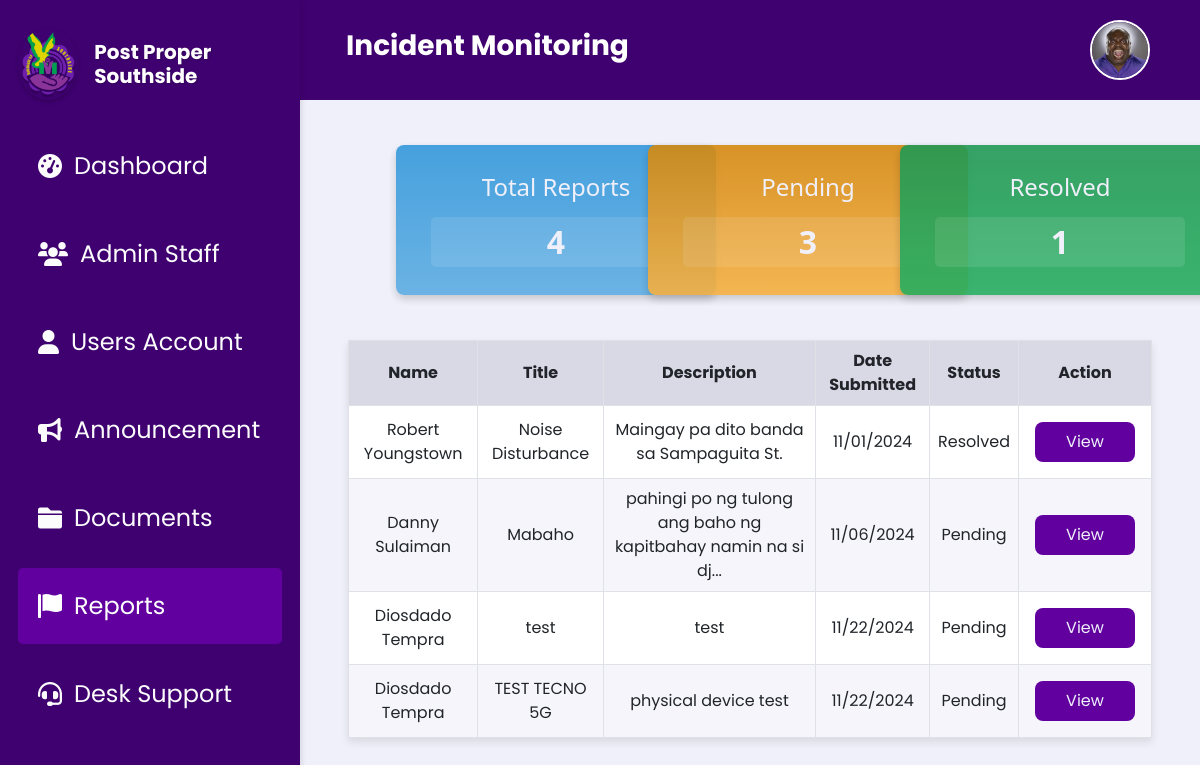
/reports.php (signed in), run on an earlier commit of the app's database.
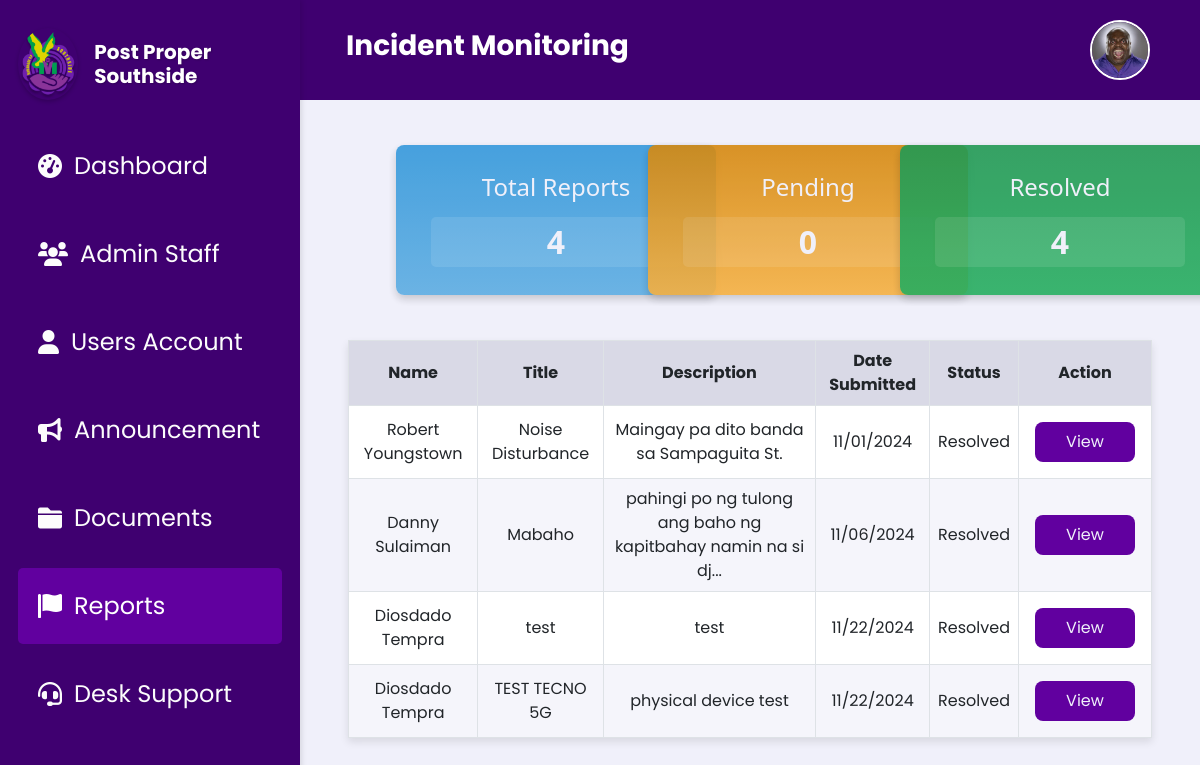
And on a later commit of the database.
### tables this page shows
CREATE TABLE `incident_reports` (
  `id` int(11) NOT NULL,
  `name` varchar(255) NOT NULL,
  `title` varchar(255) NOT NULL,
  `description` text NOT NULL,
  `incident_picture` longtext NOT NULL,
  `date_submitted` datetime NOT NULL,
  `status` varchar(50) NOT NULL
);

### reports.php (the view, shortened to what this page needs)
<?php
include 'db.php';
try {
    $sqlTotal = "SELECT COUNT(*) AS count FROM incident_reports";
    $stmtTotal = $conn->prepare($sqlTotal);
    $stmtTotal->execute();
    $totalReports = $stmtTotal->fetch(PDO::FETCH_ASSOC)['count'];
    $sqlPending = "SELECT COUNT(*) AS count FROM incident_reports WHERE UPPER(status) = 'PENDING'";
    $stmtPending = $conn->prepare($sqlPending);
    $stmtPending->execute();
    $pendingReports = $stmtPending->fetch(PDO::FETCH_ASSOC)['count'];
    $sqlResolved = "SELECT COUNT(*) AS count FROM incident_reports WHERE UPPER(status) = 'RESOLVED'";
    $stmtResolved = $conn->prepare($sqlResolved);
    $stmtResolved->execute();
    $resolvedReports = $stmtResolved->fetch(PDO::FETCH_ASSOC)['count'];
    $sqlReports = "SELECT id, name, title, description, date_submitted, status FROM incident_reports";
    $stmtReports = $conn->prepare($sqlReports);
    $stmtReports->execute();
    $reports = $stmtReports->fetchAll(PDO::FETCH_ASSOC);
} catch (PDOException $e) {
    echo "Error: " . $e->getMessage();
}
function truncateDescription($description, $maxWords = 12) {
    $words = explode(' ', $description);
    if (count($words) > $maxWords) {
        return implode(' ', array_slice($words, 0, $maxWords)) . '...';
    }
    return $description;
}
?>
<!DOCTYPE html>
<html lang="en">
<head>
    <link href="https://cdn.jsdelivr.net/npm/bootstrap@5.3.0/dist/css/bootstrap.min.css" rel="stylesheet">
    <link rel="stylesheet" href="css/Reports.css">
</head>
<body>
<?php
    include 'header.php';
?>
<?php include 'sidebar.php'; ?>
<div class="main-content">
    <div class="container px-5">
        <div class="statistic-container row text-center">
            <div class="col-md-4">
                <div class="stat-box total-reports">
                    <h4>Total Reports</h4>
                    <div class="stat-number"><?php echo $totalReports; ?></div>
                </div>
            </div>
            <div class="col-md-4">
                <div class="stat-box pending">
                    <h4>Pending</h4>
                    <div class="stat-number"><?php echo $pendingReports; ?></div>
                </div>
            </div>
            <div class="col-md-4">
                <div class="stat-box resolved">
                    <h4>Resolved</h4>
                    <div class="stat-number"><?php echo $resolvedReports; ?></div>
                </div>
            </div>
        </div>
        <table class="table table-bordered">
            <thead>
                <tr>
                    <th>Name</th>
                    <th>Title</th>
                    <th>Description</th>
                    <th>Date Submitted</th>
                    <th>Status</th>
                    <th>Action</th>
                </tr>
            </thead>
            <tbody>
                <?php foreach ($reports as &$report): ?>
                    <tr>
                        <td><?php echo htmlspecialchars($report['name']); ?></td>
                        <td><?php echo htmlspecialchars($report['title']); ?></td>
                        <td><?php echo htmlspecialchars(truncateDescription($report['description'])); ?></td>
                        <td><?php echo date('m/d/Y', strtotime($report['date_submitted'])); ?></td>
                        <td><?php echo htmlspecialchars($report['status']); ?></td>
                        <td><a href="report_verify.php?id=<?php echo $report['id']; ?>" class="action-button">View</a></td>
                    </tr>
                <?php endforeach; ?>
            </tbody>
        </table>
    </div>
</div>
</body>
</html>

What changed in the data, as far as the page shows it:
changed incident_reports "Danny Sulaiman": status "Pending" → "Resolved"
changed incident_reports "test": status "Pending" → "Resolved"
changed incident_reports "TEST TECNO 5G": status "Pending" → "Resolved"
Also different on the page:
$pendingReports: "3" → "0"
$resolvedReports: "1" → "4"
